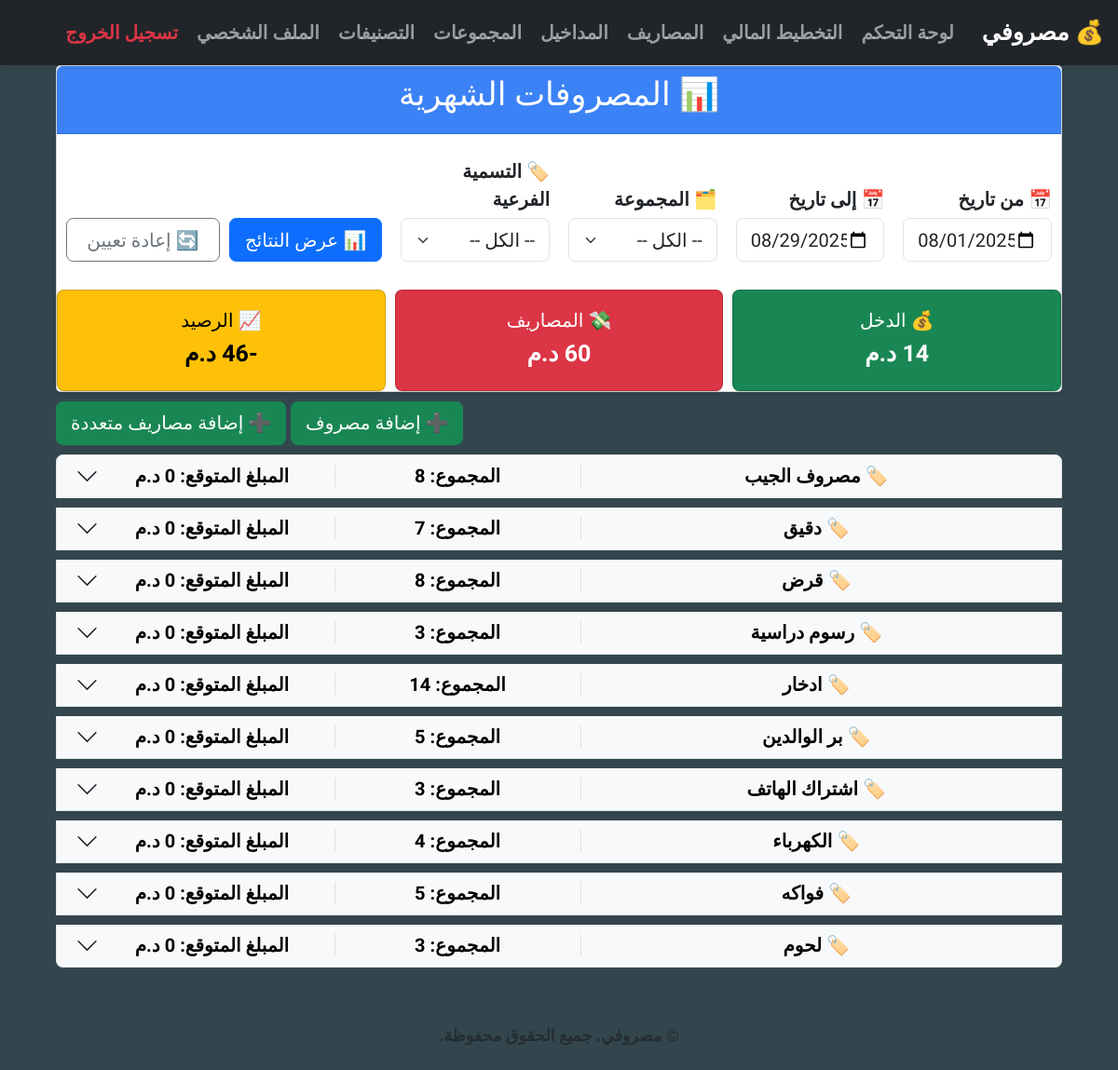
/ (signed in), run on the app's committed database.
### expenses/models.py (models this page shows, shortened)
class Label(models.Model):
    user = models.ForeignKey(CustomUser, on_delete=models.CASCADE)
    group = models.ForeignKey(Group, on_delete=models.CASCADE, related_name='labels')
    name = models.CharField(max_length=100)
    expected_monthly = models.PositiveIntegerField(default=0)
    order = models.PositiveIntegerField()
    is_deleted = models.BooleanField(default=False)
    objects = UserScopedManager()
    class Meta:
        ordering = ['order']
        unique_together = ('user', 'group', 'name')

### expenses/views.py (the view)
# urls.py: 2. Add a URL to urlpatterns:  path('', views.home, name='home')
@login_required
def home(request):
    user = request.user
    today = date.today()
    start_str = request.GET.get('start_date')
    end_str = request.GET.get('end_date')
    group_id = request.GET.get('group')
    label_id = request.GET.get('label')
    try:
        start_date = date.fromisoformat(start_str) if start_str else today.replace(day=1)
    except ValueError:
        start_date = today.replace(day=1)
    try:
        end_date = date.fromisoformat(end_str) if end_str else today
    except ValueError:
        end_date = today
    expenses = Expense.objects.filter(user=user, date__range=(start_date, end_date)).select_related('label', 'label__group')
    incomes = Income.objects.filter(user=user, date__range=(start_date, end_date))
    if label_id and label_id.isdigit():
        expenses = expenses.filter(label_id=int(label_id))
    elif group_id and group_id.isdigit():
        expenses = expenses.filter(label__group_id=int(group_id))
    total_expense = expenses.aggregate(total=Sum('amount'))['total'] or 0
    total_income = incomes.aggregate(total=Sum('amount'))['total'] or 0
    balance = total_income - total_expense
    grouped_expenses = defaultdict(lambda: {'items': [], 'total': 0})
    for expense in expenses:
        label = expense.label
        label_key = label if label else "(بدون تسمية)"
        grouped_expenses[label_key]['items'].append(expense)
        grouped_expenses[label_key]['total'] += expense.amount
    context = {
        'start_date': start_date.isoformat(),
        'end_date': end_date.isoformat(),
        'total_expense': total_expense,
        'total_income': total_income,
        'balance': balance,
        'grouped_expenses': dict(grouped_expenses),
        'groups': Group.objects.filter(user=user, is_deleted=False),
        'labels': Label.objects.filter(user=user, is_deleted=False),
        'selected_group': int(group_id) if group_id and group_id.isdigit() else '',
        'selected_label': int(label_id) if label_id and label_id.isdigit() else '',
    }
    return render(request, 'home.html', context)

### expenses/templates/home.html (shortened to what this page needs)
{% extends 'base.html' %}
{% block content %}
<div class="container mt-2">
  <div class="card shadow-sm rounded-1">
      <div class="card-header text-white text-center " >
          <h3 class="text-center mb-2">📊 المصروفات الشهرية</h3>
      </div>
<form method="get" class="row g-2 g-md-3 mb-2 mt-1 px-2 align-items-end">
  <div class="col-6 col-md-2 d-flex flex-column flex-md-column">
    <label for="start_date" class="form-label mb-1">📅 من تاريخ</label>
    <input type="date" name="start_date" id="start_date" value="{{ start_date }}" class="form-control">
  </div>
  <div class="col-6 col-md-2 d-flex flex-column flex-md-column">
    <label for="end_date" class="form-label mb-1">📅 إلى تاريخ</label>
    <input type="date" name="end_date" id="end_date" value="{{ end_date }}" class="form-control">
  </div>
  <div class="col-6 col-md-2 d-flex flex-column flex-md-column">
    <label for="group" class="form-label mb-1">🗂️ المجموعة</label>
    <select name="group" id="group" class="form-select">
      <option value="">-- الكل --</option>
    </select>
  </div>
  <div class="col-6 col-md-2 d-flex flex-column flex-md-column">
    <label for="label" class="form-label mb-1">🏷️ التسمية الفرعية</label>
    <select name="label" id="label" class="form-select">
      <option value="">-- الكل --</option>
    </select>
  </div>
  <div class="col-12 col-md-4 d-flex gap-2">
    <button type="submit" class="btn btn-primary w-100">📊 عرض النتائج</button>
    <a href="{% url 'home' %}" class="btn btn-outline-secondary w-100">🔄 إعادة تعيين</a>
  </div>
</form>
<div class="row g-2 mt-2">
  <div class="col-12 col-sm-6 col-md-4">
    <div class="card text-bg-success h-100">
      <div class="card-body text-center py-3 px-2">
        <h6 class="mb-1">💰 الدخل</h6>
        <p class="fw-bold fs-5 mb-0">{{ total_income|floatformat:0 }} د.م</p>
      </div>
    </div>
  </div>
  <div class="col-12 col-sm-6 col-md-4">
    <div class="card text-bg-danger h-100">
      <div class="card-body text-center py-3 px-2">
        <h6 class="mb-1">💸 المصاريف</h6>
        <p class="fw-bold fs-5 mb-0">{{ total_expense|floatformat:0 }} د.م</p>
      </div>
    </div>
  </div>
  <div class="col-12 col-sm-6 col-md-4">
    <div class="card {% if balance >= 0 %}text-bg-primary{% else %}text-bg-warning{% endif %} h-100">
      <div class="card-body text-center py-3 px-2">
        <h6 class="mb-1">📈 الرصيد</h6>
        <p class="fw-bold fs-5 mb-0">{{ balance|floatformat:0 }} د.م</p>
      </div>
    </div>
  </div>
</div>
</div>
  <div class="mb-2 text-end mt-2">
    <a href="{% url 'expense_add' %}?next={{ request.path }}" class="btn btn-success">➕ إضافة مصروف</a>
    <a href="{% url 'add_expense_view' %}?next={{ request.path }}" class="btn btn-success">➕  إضافة مصاريف متعددة</a>
  </div>
{% if grouped_expenses %}
  <div class="accordion" id="expenseAccordion">
    {% for label_obj, data in grouped_expenses.items %}
      <div class="accordion-item mb-2">
        <h2 class="accordion-header" id="heading{{ forloop.counter }}">
          <button class="accordion-button collapsed px-3 py-2" type="button"
                  data-bs-toggle="collapse" data-bs-target="#collapse{{ forloop.counter }}"
                  aria-expanded="false" aria-controls="collapse{{ forloop.counter }}">
            <div class="d-flex w-100 text-center">
              <div class="flex-grow-2 border-end pe-2" style="flex: 2;">
                <span class="fw-bold">🏷️ {{ label_obj.name }}</span>
              </div>
              <div class="flex-grow-1 border-end px-2" style="flex: 1;">
                <span>المجموع: <strong>{{ data.total|floatformat:0 }}</strong></span>
              </div>
              <div class="flex-grow-1 ps-2" style="flex: 1;">
                <span>المبلغ المتوقع: <strong>{{ label_obj.expected_monthly }} د.م</strong></span>
              </div>
            </div>
          </button>
        </h2>
      </div>
    {% endfor %}
  </div>
{% else %}
  <p class="text-muted mt-4 text-center">
    لا توجد مصروفات لعرضها في هذا النطاق الزمني أو التصفية المحددة.
  </p>
{% endif %}
</div>
{% endblock %}

### static/css/styles.css (style rules this page uses)
:root { --bs-primary: #0d6efd; --bs-success: #198754; --bs-danger: #dc3545; --bs-warning: #ffc107; --bs-info: #0dcaf0; --bs-light: #f8f9fa; --bs-dark: #030E18FF; --bs-secondary: #6B7280; --bs-cardheader: #3B82F6; --bs-darknavy:#192E5AFF; --app-bg: #33464EFF; }
html { font-weight: bold; font-size: 20px; }
body { direction: rtl; text-align: right; font-weight: bold; background-color: var(--app-bg); font-family: 'Tajawal', sans-serif; }
h2 { color: #D32189; }
.accordion-button { background-color: var(--bs-accordion); color: var(--white); font-weight: bold; border-radius: 6px; padding: 0.75rem 1rem; transition: background-color 0.3s ease; }
.accordion-button.collapsed { background-color: var(--bs-light); color: #000000; font-weight: bold; }
input, select, textarea, label { font-weight: bold; }
.card { box-shadow: 0 2px 6px rgba(0,0,0,0.05); background-color: #fff; }
.card-header { background-color: var(--bs-cardheader); color: #fff; font-weight: 600; border-top-left-radius: 0.75rem; border-top-right-radius: 0.75rem; }

### data on the page
Label: name "مصروف الجيب", total "8", expected_monthly "0"
Label: name "دقيق", total "7", expected_monthly "0"
Label: name "قرض", total "8", expected_monthly "0"
Label: name "رسوم دراسية", total "3", expected_monthly "0"
Label: name "ادخار", total "14", expected_monthly "0"
Label: name "بر الوالدين", total "5", expected_monthly "0"
Label: name "اشتراك الهاتف", total "3", expected_monthly "0"
Label: name "الكهرباء", total "4", expected_monthly "0"
Label: name "فواكه", total "5", expected_monthly "0"
Label: name "لحوم", total "3", expected_monthly "0"

### other printed values
{{ balance|floatformat:0 }} "-46"
